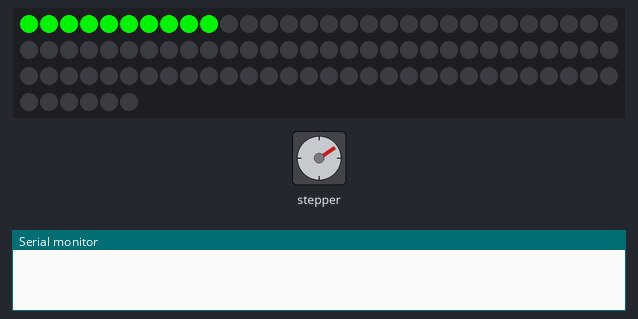
Simulated run of this sketch. Board: Arduino Uno, built with avr-gcc and run on an emulated ATmega328P. Shown: 96 RGB LEDs in strip order, left to right, continuing on the next row, stepper motor, the last lines printed to the serial monitor. Stepper angles assume 32 steps per turn.

Above: at 0.45 s.
At 10.37 s:
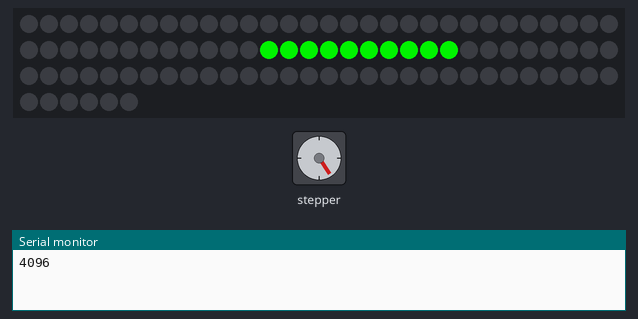
At 19.99 s:
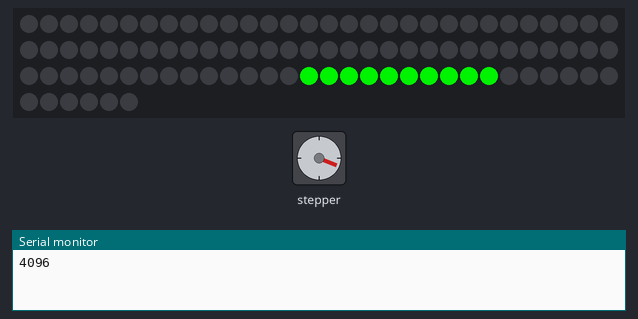
At 39.81 s:
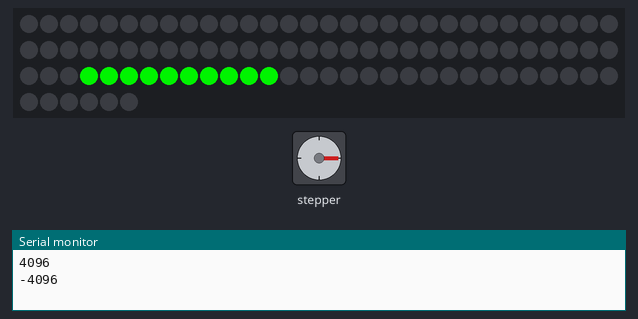
Timing chart, 0 to 40.0 s (numbered marks = the images above):
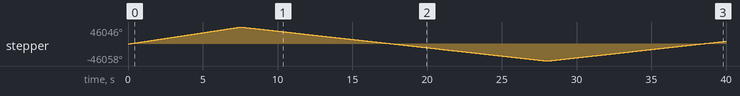

Measured:
- by itself, stepper: turns 46046° clockwise in 7.5 s, then 92104° counter-clockwise in 20.5 s, then 53663° clockwise in 11.9 s

The sketch:

cow-abduction-crank.ino
```cpp
#include <Adafruit_NeoPixel.h>
#include <AccelStepper.h>

#define LED_PIN 6
#define LED_COUNT 96
#define LED_TRAIL_LEN 10
#define LED_DELAY 30

#define STEPS_PER_REV 32
#define GEAR_REDUCTION 64

#define MOTOR_PIN_1 8
#define MOTOR_PIN_2 9
#define MOTOR_PIN_3 10
#define MOTOR_PIN_4 11

// NeoPixel brightness, 0 (min) to 255 (max)
#define BRIGHTNESS 215 // Set BRIGHTNESS to about 1/5 (max = 255)

// Defines the number of steps per rotation
const int stepsPerRevolution =  STEPS_PER_REV * GEAR_REDUCTION; // 2038
const int stepperSpeed = 15;
const int rotations = 4;

// Pixel variables
int curPixelIdx = 0;
unsigned long lastPixelDelayTime = 0;

Adafruit_NeoPixel strip(LED_COUNT, LED_PIN, NEO_GRBW + NEO_KHZ800);

// Creates an instance of AccelStepper class
// Pins entered in sequence IN1-IN3-IN2-IN4 for proper step sequence
AccelStepper stepper(AccelStepper::FULL4WIRE, MOTOR_PIN_1, MOTOR_PIN_3, MOTOR_PIN_2, MOTOR_PIN_4);

void setup() {
  Serial.begin(9600);
  // Nothing to do (Stepper Library sets pins as outputs)
  strip.begin();           // INITIALIZE NeoPixel strip object (REQUIRED)
  strip.show();            // Turn OFF all pixels ASAP
  strip.setBrightness(BRIGHTNESS);

  stepper.setMaxSpeed(1000.0);
  //stepper.setAcceleration(20);
  stepper.moveTo(stepsPerRevolution * 2);
  stepper.setSpeed(700);
}

void loop() {
  if (stepper.distanceToGo() == 0) {
    stepper.stop();
    stepper.moveTo(-stepper.currentPosition());
    stepper.setSpeed(500);
    Serial.println(stepper.currentPosition());
  }
  stepper.runSpeedToPosition();

  // update neo pixel strip if delay time has been met
  if (millis() - lastPixelDelayTime >= LED_DELAY) {
    lastPixelDelayTime = millis();
    updatePixelStrip();
  }
}

void updatePixelStrip() {
  strip.setPixelColor(curPixelIdx, strip.Color(0, 255, 0));
  if ((curPixelIdx - LED_TRAIL_LEN) >= 0) {
      strip.setPixelColor(curPixelIdx - LED_TRAIL_LEN, 0);
  } else {
    strip.setPixelColor((strip.numPixels() - LED_TRAIL_LEN) + curPixelIdx, 0);
  }
  strip.show();                          //  Update strip to match
  curPixelIdx = (curPixelIdx + 1 == strip.numPixels()) ? 0 : curPixelIdx + 1;
}
```
